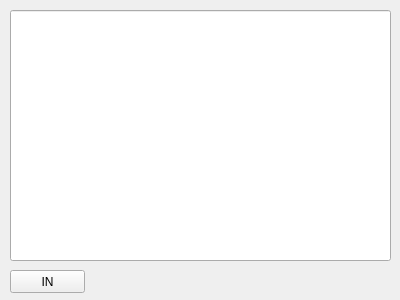
<?xml version="1.0" encoding="UTF-8"?>
<ui version="4.0">
 <class>Form</class>
 <widget class="QWidget" name="Form">
  <property name="geometry">
   <rect>
    <x>0</x>
    <y>0</y>
    <width>400</width>
    <height>300</height>
   </rect>
  </property>
  <property name="windowTitle">
   <string>Form</string>
  </property>
  <widget class="QLineEdit" name="TextBox">
   <property name="geometry">
    <rect>
     <x>10</x>
     <y>10</y>
     <width>381</width>
     <height>251</height>
    </rect>
   </property>
   <property name="text">
    <string/>
   </property>
   <property name="alignment">
    <set>Qt::AlignLeading|Qt::AlignLeft|Qt::AlignTop</set>
   </property>
  </widget>
  <widget class="QPushButton" name="PrintBtn">
   <property name="geometry">
    <rect>
     <x>10</x>
     <y>270</y>
     <width>75</width>
     <height>23</height>
    </rect>
   </property>
   <property name="text">
    <string>IN</string>
   </property>
  </widget>
 </widget>
 <resources/>
 <connections/>
</ui>
